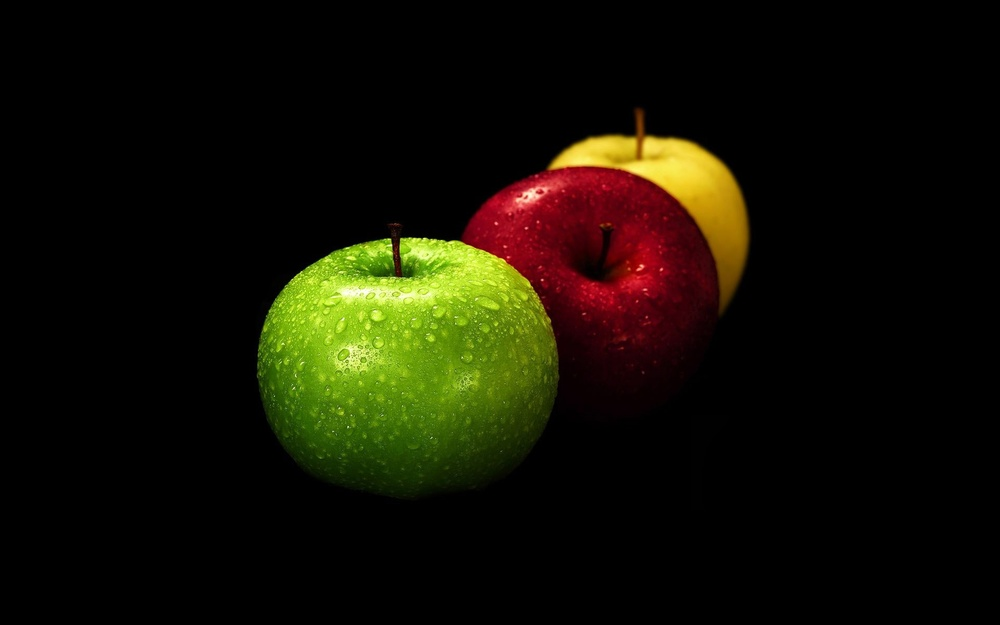
//> input picture OpenCV/images/image-5.jpg, 1000 x 625 px, shrunk from 1920 x 1200 before the run
$ ./Convex_Hull   (built with g++ and OpenCV 4)
//> lines starting //> are read from the running program, lines starting //| are printed output that depends on the picture; after the words box and inside, x2 and y2 are one past the last pixel; in counts of white or black regions, pixels touching at a corner belong together
#include <iostream>
#include "opencv2/imgproc.hpp"
#include "opencv2/imgcodecs.hpp"
#include "opencv2/highgui.hpp"

using namespace std;
using namespace cv;

string image_path = "..\\..\\images\\image-5.jpg";
Mat src, src_gray;

int thresh = 100;
RNG rng(12345);

void thresh_callback(int, void*);

int main()
{
    src = imread(image_path, IMREAD_COLOR);
//> src is the input picture: 625 rows x 1000 cols, CV_8UC3; mean B, G, R 3.5, 17, 19.3

    cvtColor(src, src_gray, COLOR_BGR2GRAY);
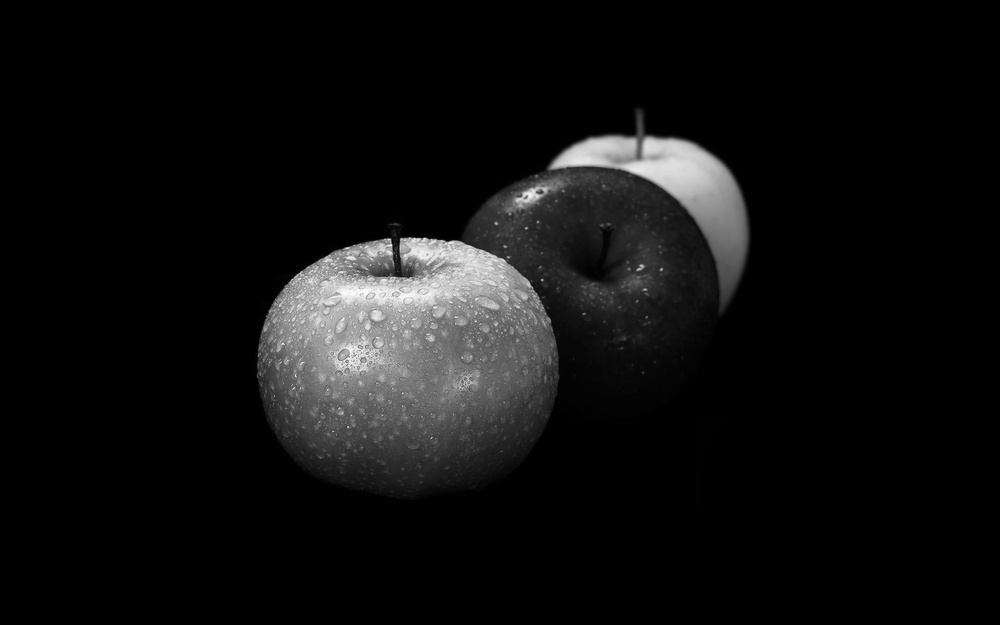
//> src_gray: 625 rows x 1000 cols, CV_8UC1; min 0, max 253, mean 16.1
    blur(src_gray, src_gray, Size(3, 3));
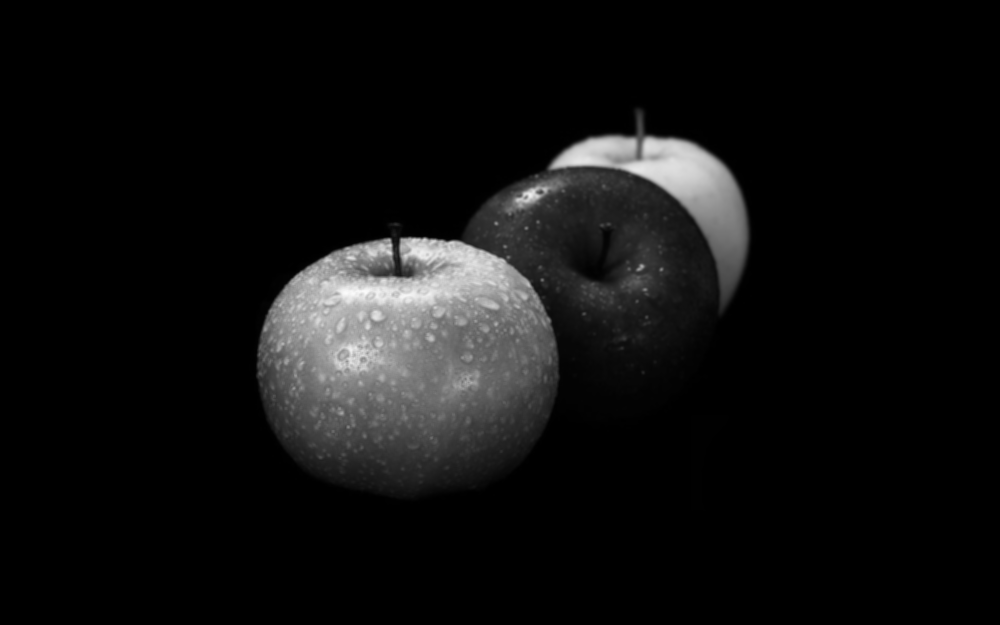
//> src_gray: 625 rows x 1000 cols, CV_8UC1; 14.84% of pixels changed, all inside (x1, y1, x2, y2) = (248, 96, 760, 512)

    namedWindow("Convex Hull");

    const int max_thresh = 255;
    createTrackbar("Canny thresh:", "Convex Hull", &thresh, max_thresh, thresh_callback);
    thresh_callback(0, 0);

    waitKey();

}

void thresh_callback(int, void*) {
    Mat sample = src_gray;


   /* Mat sample;
    Canny(src_gray, sample, thresh, thresh * 2);*/
    vector<vector<Point>> contours;

    //use the contours provided by the canny function result
    findContours(sample, contours, RETR_TREE, CHAIN_APPROX_SIMPLE);
//> contours = 44 contours, 41 with area under 20; largest, box (x1, y1, x2, y2) and area: (249, 103, 757, 505) 125687, (691, 415, 729, 511) 1550, (384, 208, 399, 214) 36

    vector<vector<Point>> hull(contours.size());
//> hull = 44 empty contours

    for (size_t i = 0; i < contours.size(); i++)
    {
        convexHull(contours[i], hull[i]);
    }
//> this loop made 44 passes
    Mat drawing = Mat::zeros(sample.size(), CV_8UC3);
    for (size_t i = 0; i < contours.size(); i++)
    {
        Scalar color = Scalar(rng.uniform(0, 256), rng.uniform(0, 256), rng.uniform(0, 256));
        drawContours(drawing, contours, (int)i, color);
        drawContours(drawing, hull, (int)i, color);
    }
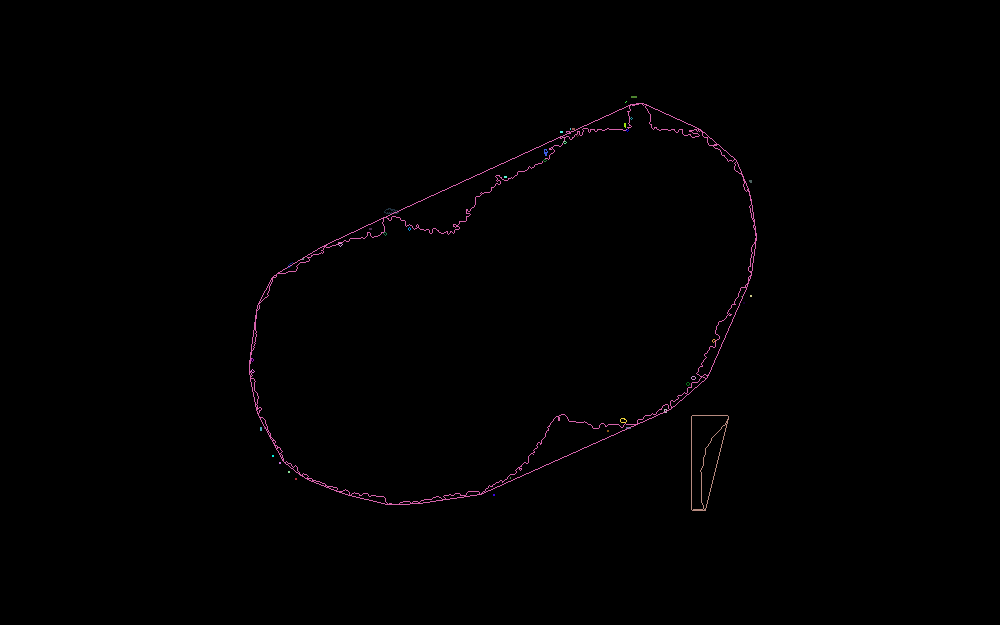
//> drawing: 625 rows x 1000 cols, CV_8UC3; mean B, G, R 0.9, 0.6, 1.1
    imshow("Hull demo", drawing);
}

/*
* the convex hull is the smallest convex subset set that contains the set itself.
* The convex hull of a given set X may be defined as hte unique minimal convex set containing X
*
* the canny threashold is usefull if we desire to find all the small contours of a complex image.
* if we need to find the convex hull of an object in an imege, for example a single object on a flat background,
* the canny thresholding does not guarantee good result because it will find out all the lines in the object itself
*/

$ run again, with OpenCV/images/image-1.jpg copied over OpenCV/images/image-5.jpg
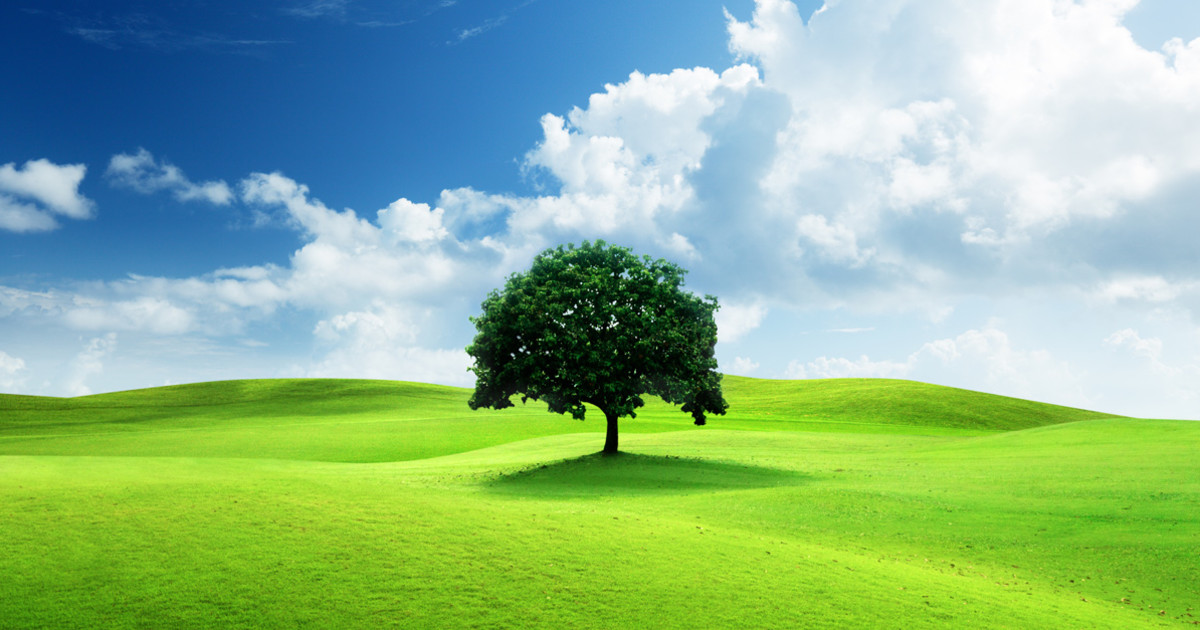
//> input picture OpenCV/images/image-1.jpg, 1200 x 630 px
//> src is the input picture: 630 rows x 1200 cols, CV_8UC3; mean B, G, R 139.7, 183.3, 139.6
//> `cvtColor(src, src_gray, COLOR_BGR2GRAY);`:
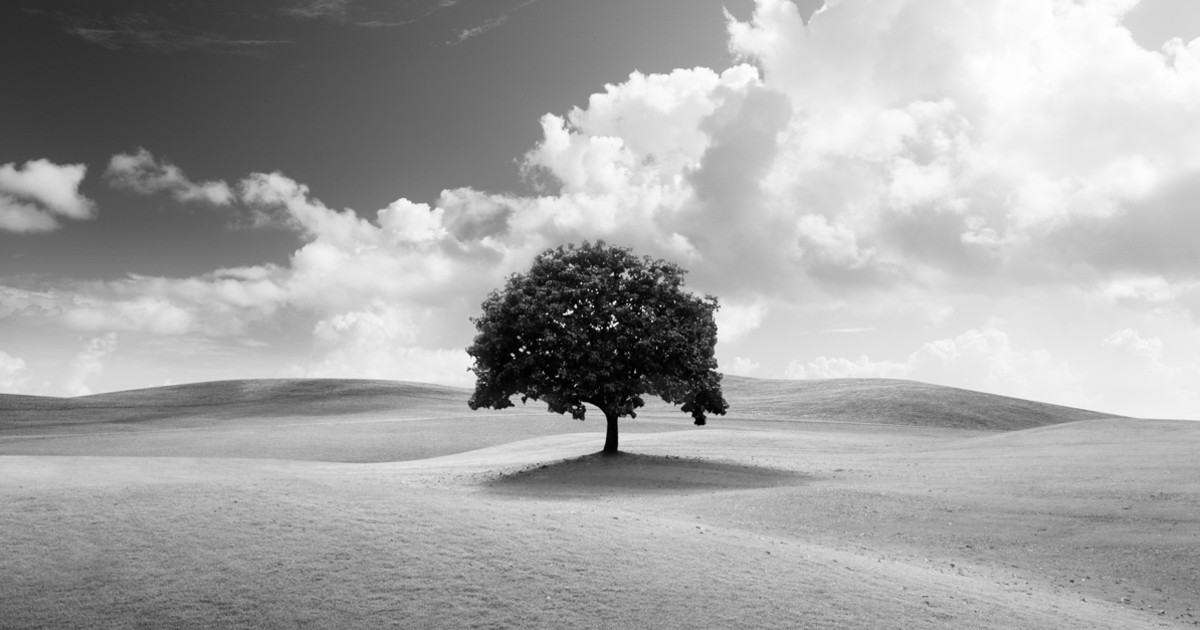
//> src_gray: 630 rows x 1200 cols, CV_8UC1; min 0, max 255, mean 165.3
//> contours = 1 contour; box (x1, y1, x2, y2) and area: (0, 0, 1200, 630) 754171
//> hull = 1 empty contours
//> the loop in thresh_callback, `for (size_t i = 0; i < contours.size(); i++)` made 1 pass
//> after the loop in thresh_callback, `for (size_t i = 0; i < contours.size(); i++)`:
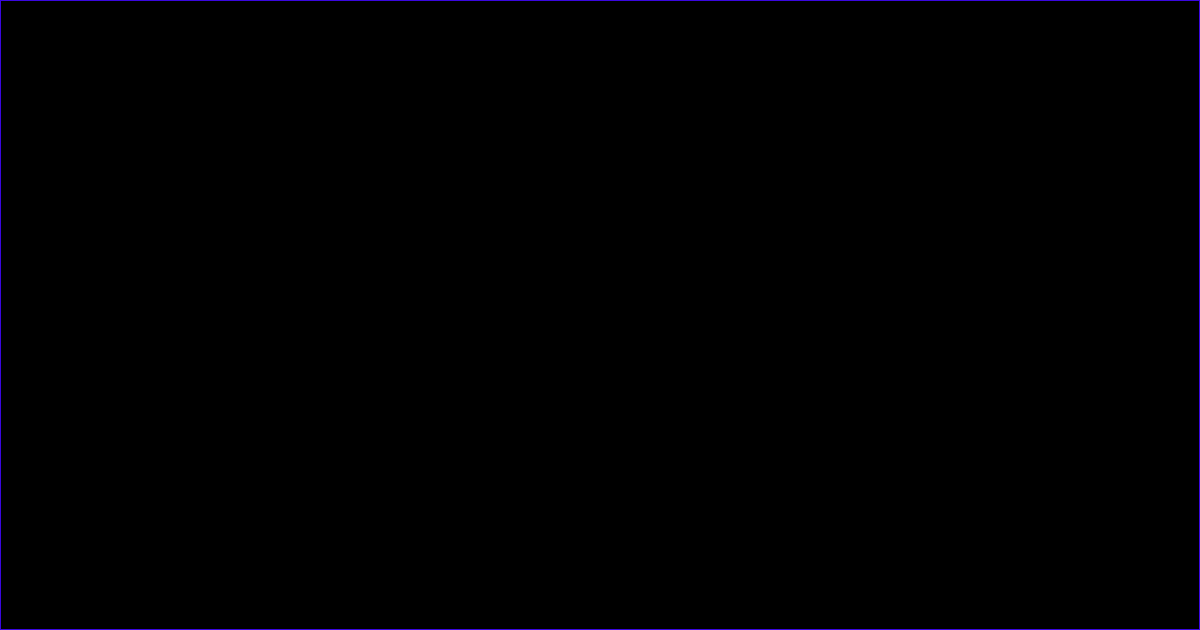
//> drawing: 630 rows x 1200 cols, CV_8UC3; mean B, G, R 1.1, 0, 0.3

$ run again, with OpenCV/images/image-2.jpg copied over OpenCV/images/image-5.jpg
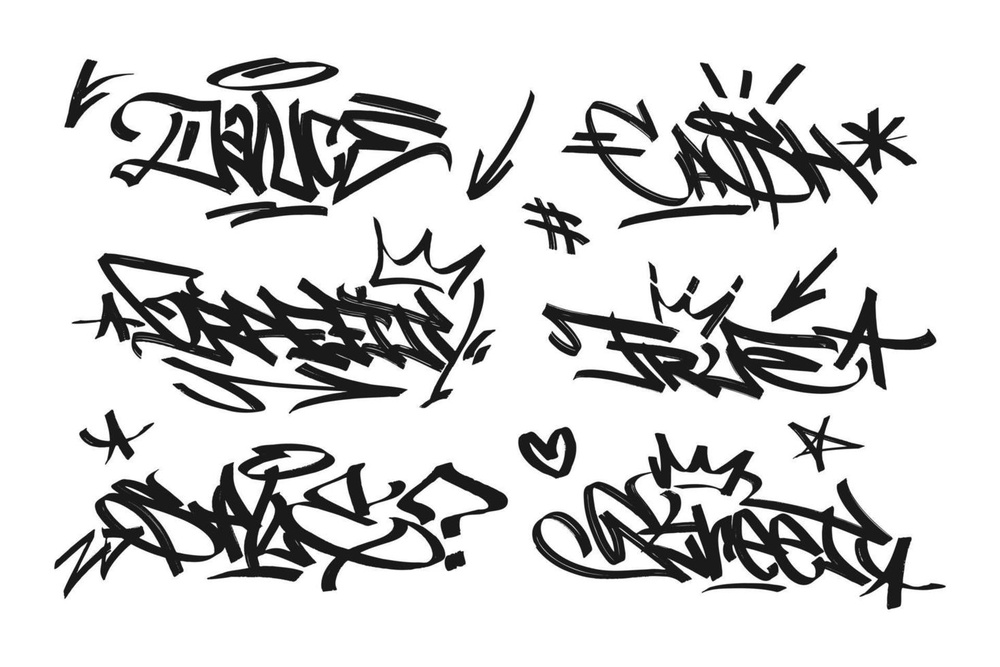
//> input picture OpenCV/images/image-2.jpg, 1000 x 667 px, shrunk from 1470 x 980 before the run
//> src is the input picture: 667 rows x 1000 cols, CV_8UC3; min 0, max 255, mean 211.4
//> contours = 1 contour; box (x1, y1, x2, y2) and area: (0, 0, 1000, 667) 665334
//> hull = 1 empty contours
//> the loop in thresh_callback, `for (size_t i = 0; i < contours.size(); i++)` made 1 pass
//> after the loop in thresh_callback, `for (size_t i = 0; i < contours.size(); i++)`:
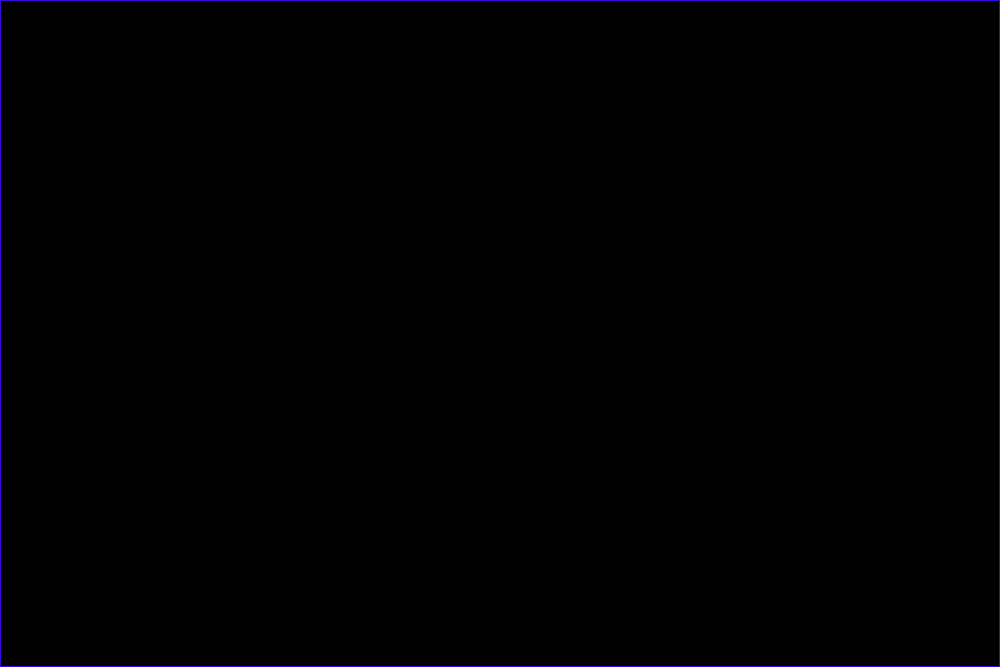
//> drawing: 667 rows x 1000 cols, CV_8UC3; mean B, G, R 1.1, 0, 0.3

$ run again, with OpenCV/images/image-3.jpg copied over OpenCV/images/image-5.jpg
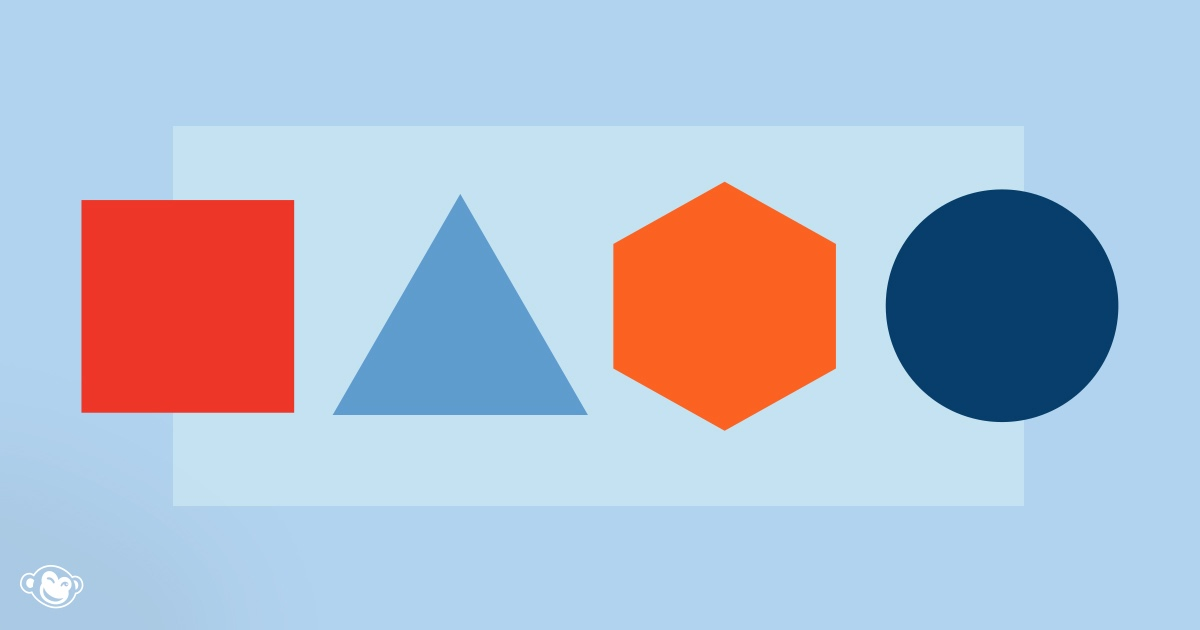
//> input picture OpenCV/images/image-3.jpg, 1200 x 630 px
//> src is the input picture: 630 rows x 1200 cols, CV_8UC3; mean B, G, R 207.5, 188.6, 177.2
//> `blur(src_gray, src_gray, Size(3, 3));`:
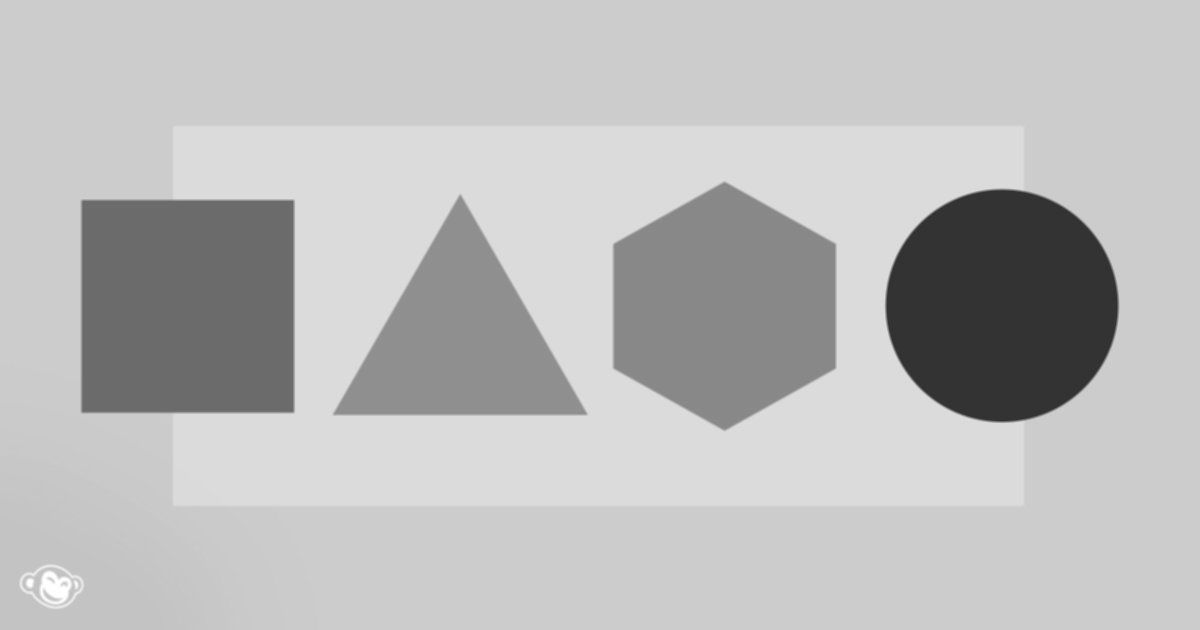
//> src_gray: 630 rows x 1200 cols, CV_8UC1; min 50, max 255, mean 187.3
//> contours = 1 contour; box (x1, y1, x2, y2) and area: (0, 0, 1200, 630) 754171
//> hull = 1 empty contours
//> the loop in thresh_callback, `for (size_t i = 0; i < contours.size(); i++)` made 1 pass
//> after the loop in thresh_callback, `for (size_t i = 0; i < contours.size(); i++)`:
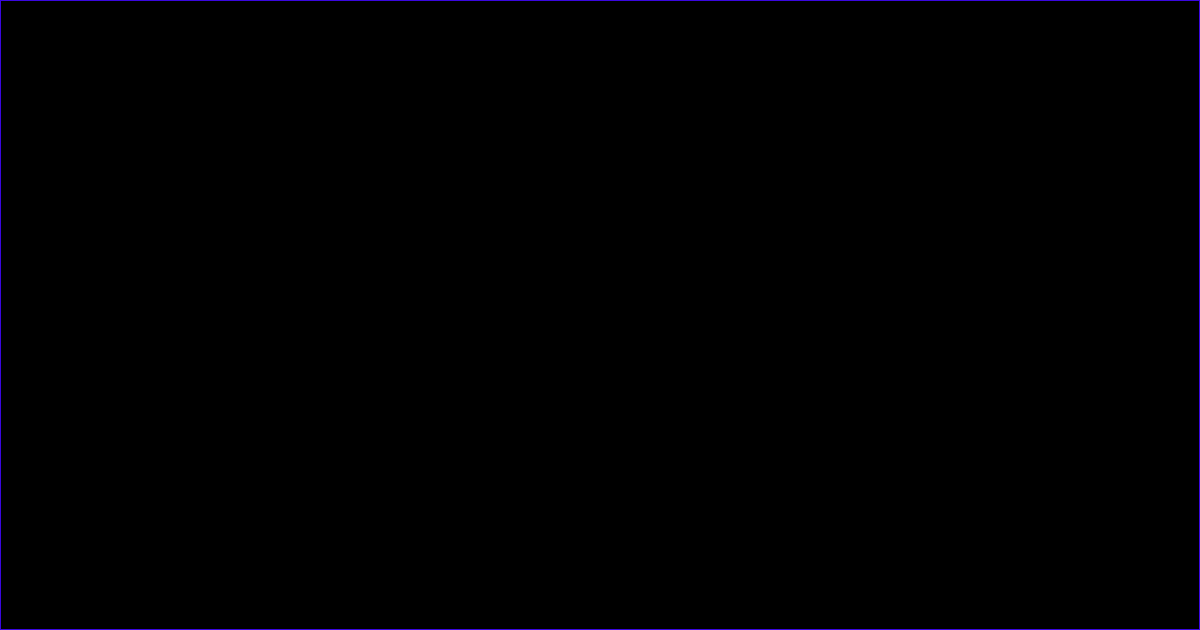
//> drawing: 630 rows x 1200 cols, CV_8UC3; mean B, G, R 1.1, 0, 0.3
